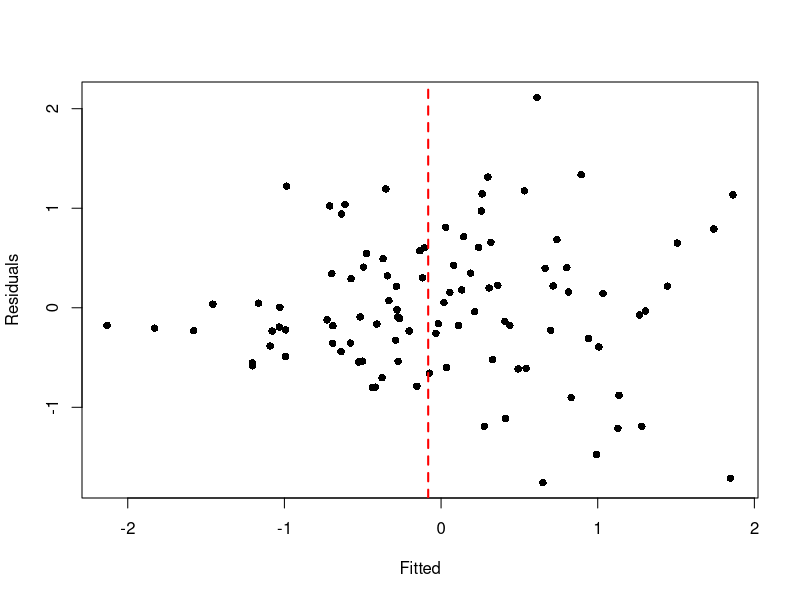

This figure's R source:
set.seed(123)

x = rnorm(100)
y = x + 3*(x+abs(min(x)))*rnorm(100, sd = 0.1)

tdf <- data.frame(x = x, y = y)
temp <- lm(y~x, data = tdf)

pdf(file = "BFtest.pdf", width = 10, height = 8)
plot(temp$fitted.values, temp$residuals, xlab = "Fitted", ylab = "Residuals", pch = 16)
abline(v = median(temp$residuals), lty = 2, lwd = 2, col = "red")
dev.off()
